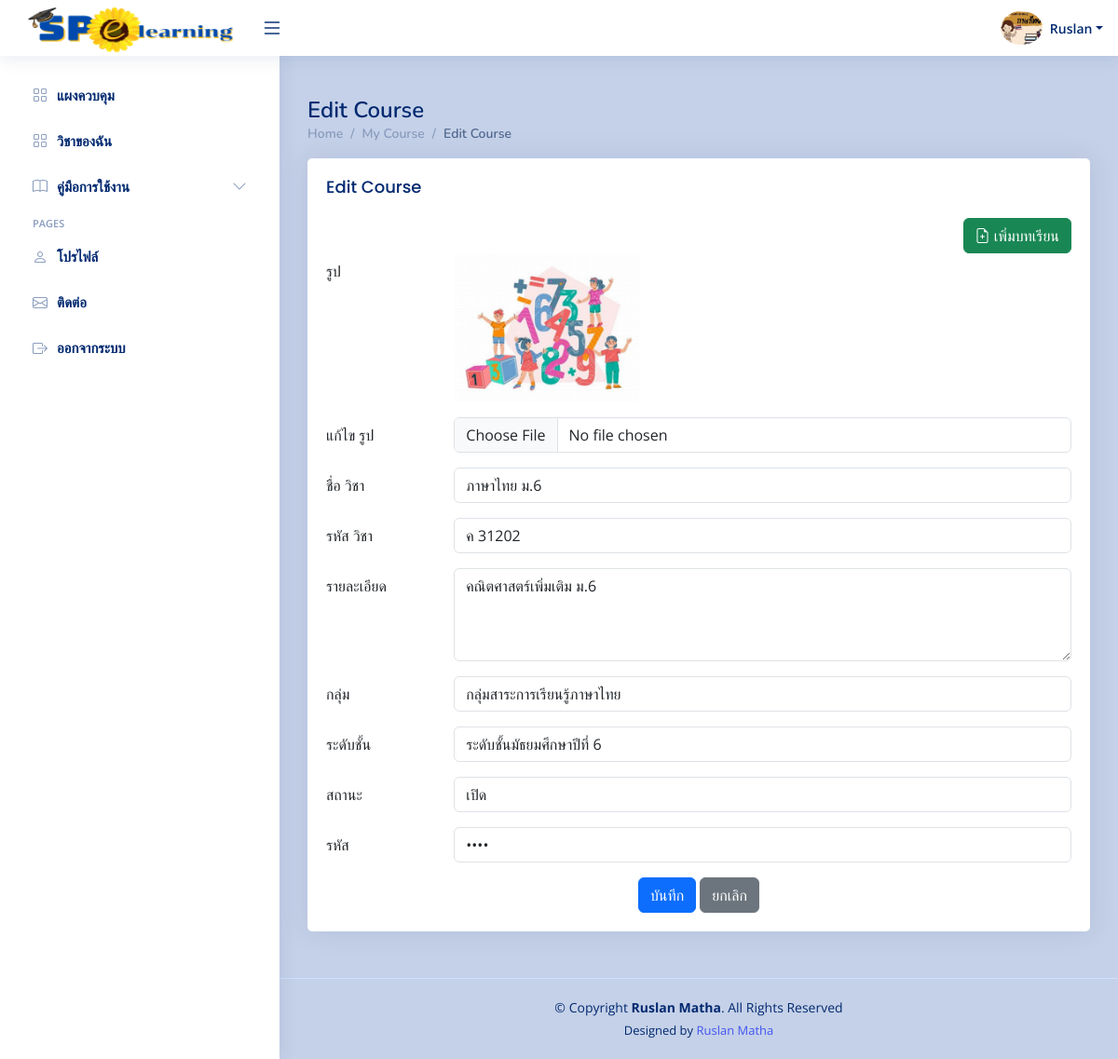
The page /teacher/form_update_course.php?course_id=5 (signed in) on the database its author committed.
### tables this page shows
CREATE TABLE `teachers` (
  `t_id` int(11) NOT NULL,
  `username` varchar(255) NOT NULL,
  `password` varchar(255) NOT NULL,
  `first_name` varchar(255) NOT NULL,
  `last_name` varchar(255) NOT NULL,
  `email` varchar(255) NOT NULL,
  `group_id` int(11) DEFAULT NULL,
  `image` text DEFAULT NULL
);

CREATE TABLE `courses` (
  `c_id` int(11) NOT NULL,
  `course_name` varchar(255) NOT NULL,
  `description` text NOT NULL,
  `teacher_id` int(11) NOT NULL DEFAULT 1,
  `created_at` datetime NOT NULL,
  `updated_at` datetime NOT NULL,
  `c_img` varchar(255) NOT NULL,
  `course_code` varchar(255) NOT NULL,
  `group_id` int(11) DEFAULT NULL,
  `is_open` tinyint(1) DEFAULT 0,
  `access_code` varchar(255) DEFAULT NULL,
  `class_id` int(11) DEFAULT NULL
);

CREATE TABLE `learning_subject_group` (
  `group_id` int(11) NOT NULL,
  `group_name` varchar(255) NOT NULL
);

CREATE TABLE `classes` (
  `class_id` int(11) NOT NULL,
  `classes` varchar(50) NOT NULL
);

### teacher/form_update_course.php (the view, shortened to what this page needs)
<?php
include('../connections/connection.php');
try {
    $user_id = $_SESSION['user_id'];
    $stmt = $db->prepare("SELECT * FROM teachers WHERE t_id = :user_id");
    $stmt->bindParam(':user_id', $user_id);
    $stmt->execute();
    $teacher = $stmt->fetch(PDO::FETCH_ASSOC);
} catch (PDOException $e) {
    echo "เกิดข้อผิดพลาด: " . $e->getMessage();
}
if (isset($_GET['course_id'])) {
    $course_id = $_GET['course_id'];
    try {
        $stmt = $db->prepare("SELECT * FROM courses WHERE c_id = :course_id");
        $stmt->bindParam(':course_id', $course_id);
        $stmt->execute();
        $course = $stmt->fetch(PDO::FETCH_ASSOC);
        $stmt = $db->query("SELECT * FROM learning_subject_group");
        $stmt->execute();
        $groups = $stmt->fetchAll();
    } catch (PDOException $e) {
        echo "Error: " . $e->getMessage();
        exit();
    }
    $stmt = $db->query("SELECT * FROM classes");
    $classes = $stmt->fetchAll(PDO::FETCH_ASSOC);
} else {
    header('Location: index.php');
    exit();
}
?>
<?php if (isset($course, $groups)) : ?>
    <?php include('head.php'); ?>
    <body>
    <?php include('header.php'); ?>
        <?php include('sidebar.php'); ?>
<main id="main" class="main">
    <div class="pagetitle">
        <h1>Edit Course</h1>
        <nav>
            <ol class="breadcrumb">
                <li class="breadcrumb-item"><a href="index.php">Home</a></li>
                <li class="breadcrumb-item"><a href="#" onclick="history.back()">My Course</a></li>
                <li class="breadcrumb-item active">Edit Course</li>
            </ol>
        </nav>
    </div>
            <section class="section">
                <div class="row">
                    <div class="col-lg-12 mx-auto">
                        <div class="card ">
                            <div class="card-body">
                                <h5 class="card-title">Edit Course</h5>
                                <div class="filter text-end ">
                                <a href="add_lessons.php?course_id=<?php echo $course['c_id']; ?>" class="btn btn-success">
                                    <i class="bi bi-file-earmark-plus"></i> เพิ่มบทเรียน
                                </a>
                                </div>
                                <form class="mx-auto" action="update_course_db" method="post" enctype="multipart/form-data">
                                   <div class="row mb-3">
                                        <label for="c_img" class="col-sm-2 col-form-label">รูป</label>
                                        <div class="col-sm-10">
                                            <img src="<?php echo $course['c_img']; ?>" alt="Current Image" style="max-width: 200px; max-height: 200px;">
                                        </div>
                                    </div>
                                    <div class="row mb-3">
                                        <label for="c_img" class="col-sm-2 col-form-label">แก้ไข รูป</label>
                                        <div class="col-sm-10">
                                        <input class="form-control" type="file" id="c_img" name="c_img">
                                        </div>
                                    </div>
                                    <div class="row mb-3">
                                        <label for="course_name" class="col-sm-2 col-form-label">ชื่อ วิชา</label>
                                        <div class="col-sm-10">
                                            <input type="text" class="form-control" id="course_name" name="course_name" value="<?php echo $course['course_name']; ?>">
                                        </div>
                                    </div>
                                    <div class="row mb-3">
                                        <label for="course_Code" class="col-sm-2 col-form-label">รหัส วิชา</label>
                                        <div class="col-sm-10">
                                            <input type="text" class="form-control" id="course_Code" name="course_code" value="<?php echo $course['course_code']; ?>">
                                        </div>
                                    </div>
                                    <div class="row mb-3">
                                        <label for="course_description" class="col-sm-2 col-form-label">รายละเอียด</label>
                                        <div class="col-sm-10">
                                            <textarea class="form-control" style="height: 100px" name="course_description"><?php echo $course['description']; ?></textarea>
                                        </div>
                                    </div>
                                    <div class="row mb-3">
                                        <label for="group_id" class="col-sm-2 col-form-label">กลุ่ม</label>
                                        <div class="col-sm-10">
                                            <select class="form-control" id="group_id" name="group_id">
                                                <?php foreach ($groups as $group) : ?>
                                                    <option value="<?php echo $group['group_id']; ?>" <?php echo ($group['group_id'] == $course['group_id']) ? 'selected' : ''; ?>><?php echo $group['group_name']; ?></option>
                                                <?php endforeach; ?>
                                            </select>
                                        </div>
                                    </div>
                                    <div class="row mb-3">
                                    <label for="class_id" class="col-sm-2 col-form-label">ระดับชั้น</label>
                                    <div class="col-sm-10">
                                        <select class="form-control" id="class_id" name="class_id">
                                            <?php foreach ($classes as $class) : ?>
                                                <option value="<?php echo $class['class_id']; ?>" <?php echo ($class['class_id'] == $course['class_id']) ? 'selected' : ''; ?>><?php echo $class['classes']; ?></option>
                                            <?php endforeach; ?>
                                        </select>
                                    </div>
                                </div>
                                    <div class="row mb-3">
                                        <label for="is_open" class="col-sm-2 col-form-label">สถานะ</label>
                                        <div class="col-sm-10">
                                            <select class="form-control" id="is_open" name="is_open">
                                                <option value="1" <?php echo ($course['is_open'] == 1) ? 'selected' : ''; ?>>เปิด</option>
                                            </select>
                                        </div>
                                    </div>
                                    <div class="row mb-3">
                                        <label for="access_code" class="col-sm-2 col-form-label">รหัส</label>
                                        <div class="col-sm-10">
                                            <input type="password" class="form-control" id="access_code" name="access_code" value="<?php echo $course['access_code']; ?>">
                                        </div>
                                    </div>
                                    <div class="text-center">
                                        <button type="save" class="btn btn-primary">บันทึก</button>
                                        <a href="../teacher/course.php" class="btn btn-secondary" onclick="cancelEdit()">ยกเลิก</a>
                                    </div>
                                </form>
                            </div>
                        </div>
                    </div>
                </div>
            </section>
        </main>
        <?php include('footer.php'); ?>
    </body>
    </html>
<?php else : ?>
    <p>No course or groups found</p>
<?php endif; ?>

### teacher/header.php (shortened to what this page needs)
<header id="header" class="header fixed-top d-flex align-items-center">
<div class="d-flex align-items-center justify-content-between">
  <a href="index.php" >
    <img src="../uploads/img/logo.png" alt="" style="width: 250px; height: 60px;">
  </a>
  <i class="bi bi-list toggle-sidebar-btn" style="font-size: 24px;"></i>
</div>
<nav class="header-nav ms-auto">
  <ul class="d-flex align-items-center">
    <li class="nav-item dropdown pe-3">
      <a class="nav-link nav-profile d-flex align-items-center pe-0" href="#" data-bs-toggle="dropdown">
         <?php if (!empty($teacher['image'])): ?>
    <?php
    $imagePath = '../admin/teacher_process/img/' . $teacher['image'];
    ?>
    <img src="<?php echo $imagePath; ?>" alt="Profile" class="rounded-circle">
<?php else: ?>
    <img src="../admin/teacher_process/img/Default.png" alt="Default Profile" class="rounded-circle">
<?php endif; ?>
        <span class="d-none d-md-block dropdown-toggle ps-2"><?php echo $teacher['first_name'];?></span>
      </a>
    </li>
  </ul>
</nav>
</header>

### teacher/css/style.css (style rules this page uses)
:root { scroll-behavior: smooth; }
a { color: #4154f1; text-decoration: none; }
h1, h2, h3, h4, h5, h6 { font-family: "Nunito", sans-serif; }
#main { margin-top: 60px; padding: 20px 30px; transition: all 0.3s; }
.pagetitle { margin-bottom: 10px; }
.pagetitle h1 { font-size: 24px; margin-bottom: 0; font-weight: 600; color: #012970; }
.card { margin-bottom: 30px; border: none; border-radius: 5px; box-shadow: 0px 0 30px rgba(1, 41, 112, 0.1); }
.card-title { padding: 20px 0 15px 0; font-size: 18px; font-weight: 500; color: #012970; font-family: "Poppins", sans-serif; }
.card-body { padding: 0 20px 20px 20px; }
.breadcrumb { font-size: 14px; font-family: "Nunito", sans-serif; color: #899bbd; font-weight: 600; }
.breadcrumb a { color: #899bbd; transition: 0.3s; }
.breadcrumb .breadcrumb-item::before { color: #899bbd; }
.breadcrumb .active { color: #51678f; font-weight: 600; }
.header { transition: all 0.5s; z-index: 997; height: 60px; box-shadow: 0px 2px 20px rgba(1, 41, 112, 0.1); background-color: #fff; padding-left: 20px; }
.header .toggle-sidebar-btn { font-size: 32px; padding-left: 10px; cursor: pointer; color: #012970; }
@media (min-width: 1200px) { #main, #footer { margin-left: 300px; } }

### teacher/head.php (style rules this page uses)
body { font-family: "Open Sans", sans-serif; background-color: #c5d1e8; }
.header-nav ul { list-style: none; }
.header-nav>ul { margin: 0; padding: 0; }
.header-nav .nav-profile { color: #012970; }
.header-nav .nav-profile img { max-height: 36px; }
.header-nav .nav-profile span { font-size: 14px; font-weight: 600; }

### rows shown on the page
teachers: image (picture), first_name "Ruslan"
courses: c_img (picture), course_name "ภาษาไทย ม.6", course_code "ค 31202", course_description "คณิตศาสตร์เพิ่มเติม ม.6", group_id "กลุ่มสาระการเรียนรู้ภาษาไทย", class_id "ระดับชั้นมัธยมศึกษาปีที่ 6", is_open "เปิด"
